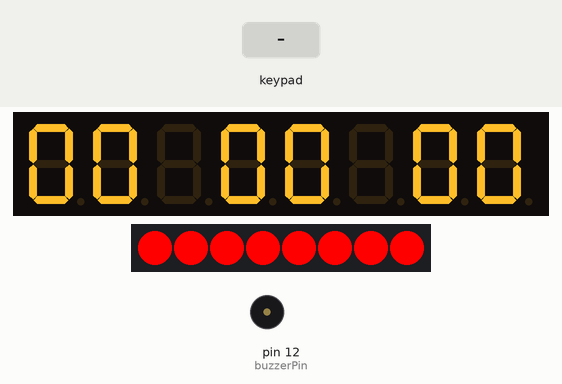
Recording of a sketch running on a simulated Arduino Uno, built with avr-gcc and run on an emulated ATmega328P. On the bench: 8-digit seven-segment display, 8 RGB LEDs in strip order, left to right, buzzer (waves = sounding, pin HIGH). The inputs (shaded band) are chosen by the test bench.

Above: at 1.2 s.
1.3 s: key '8' pressed
At 1.4 s:
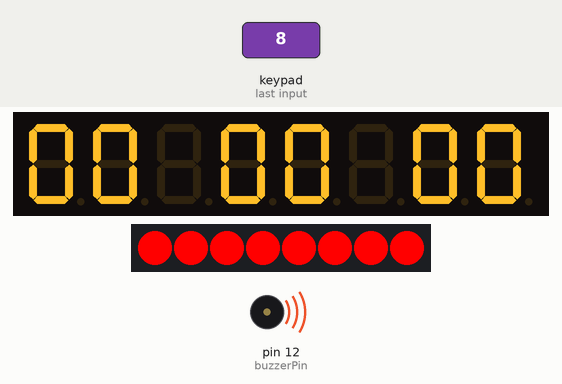
Timing chart, 0 to 11.5 s (numbered marks = the images above; inputs shaded):
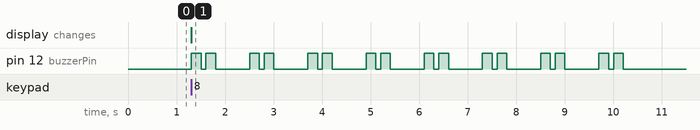

The sketch:

tm1638_timer.ino
```cpp
/*
Timer for TM1638 module
Kieren Davies
*/

#define buttonPressed(buttons, x) ((buttons) >> (x) & 1 == 1)

#include <TM1638.h>

TM1638 module(8, 9, 7);
int buzzerPin = 12;

int intensity = 0;
int lastpress = 0;

boolean running = false;
long time = 0;
long startTime = 10000;
long endTime = 0;
long nextPressTime = 0;

void setup() {
  pinMode(buzzerPin, OUTPUT);
  //Serial.begin(9600);
  module.setupDisplay(true, intensity);
  module.clearDisplay();
  module.setLEDs(0x00FF);
}

void loop() {
  time = millis();
  if (running) {
    long remainingTime = endTime - millis();
    if (remainingTime > 0) {
      displayTime(remainingTime + 1000);
    } else {
      running = false;
      displayTime(0);
      module.setLEDs(0x00FF);
      alarm();
      endTime = 0;
    }
  } else {
    displayTime(endTime);
    byte buttons = module.getButtons();
    if (buttons == 0) {
      nextPressTime = time;
    } else if (time < nextPressTime) {
      return;
    } else if (buttonPressed(buttons, 0)) {
      intensity++;
      intensity %= 8;
      module.setupDisplay(true, intensity);
    } else if (buttonPressed(buttons, 1)) {
      endTime += 3600000;
    } else if (buttonPressed(buttons, 2)) {
      endTime -= 3600000;
    } else if (buttonPressed(buttons, 3)) {
      endTime += 60000;
    } else if (buttonPressed(buttons, 4)) {
      endTime -= 60000;
    } else if (buttonPressed(buttons, 5)) {
      endTime += 1000;
    } else if (buttonPressed(buttons, 6)) {
      endTime -= 1000;
    } else if (buttonPressed(buttons, 7)) {
      running = true;
      module.setLEDs(0xFF00);
      endTime += time;
    }
    if (endTime < 0) endTime = 0;
    if (buttons != 0) nextPressTime = time + 200;
  }
}

void displayTime(long time) {  // in milliseconds
  module.setDisplayDigit((time / 1000) % 10, 7, false);
  module.setDisplayDigit((time / 10000) % 6, 6, false);
  module.setDisplayDigit((time / 60000) % 10, 4, false);
  module.setDisplayDigit((time / 600000) % 6, 3, false);
  module.setDisplayDigit((time / 3600000) % 10, 1, false);
  module.setDisplayDigit((time / 36000000) % 10, 0, false);
}

void alarm() {
  for (int i = 0; i < 8; i++) {
    digitalWrite(buzzerPin, HIGH);
    delay(200);
    digitalWrite(buzzerPin, LOW);
    delay(100);
    digitalWrite(buzzerPin, HIGH);
    delay(200);
    digitalWrite(buzzerPin, LOW);
    delay(700);
  }
}
```

Measured:
- after the input at 1.3 s, pin 12 (buzzerPin): LOW → HIGH at once, then repeats every 1.2 s: LOW 0.10 s, HIGH 0.20 s, LOW 0.70 s, HIGH 0.20 s
